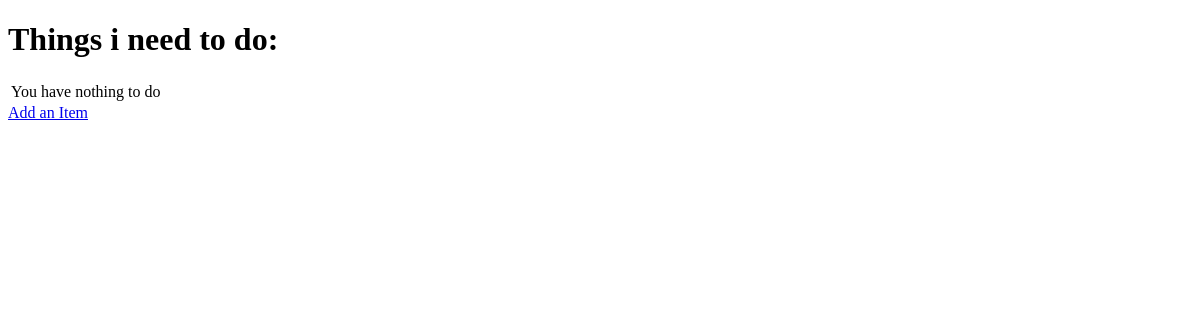
/, run on an earlier commit of the app's database.
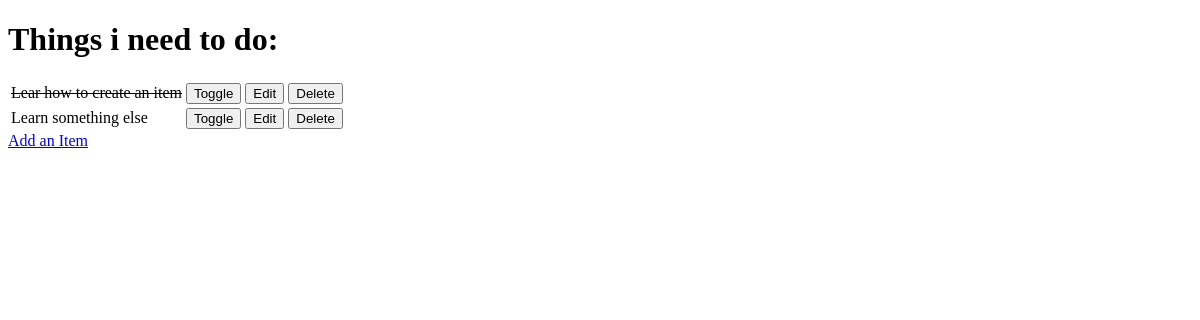
And on a later commit of the database.
### todo/models.py (models this page shows, shortened)
class Item(models.Model):
    name = models.CharField(max_length=50, null=False, blank=False)
    done = models.BooleanField(null=False, blank=False, default=False)

### todo/views.py (the view)
# urls.py: path('', views.get_todo_list, name='get_todo_list'),
def get_todo_list(request):
    items = Item.objects.all()
    context = {
        'items': items
    }
    return render(request, 'todo/todo_list.html', context)

### todo/templates/todo/todo_list.html (shortened to what this page needs)
<!DOCTYPE html>
<html lang="en">
<head>
</head>
<body>
    <h1>Things i need to do: </h1>
    <table>
        {% for item in items %}
            <tr>
                {% if item.done %}
                    <td><strike>{{ item.name }}</strike></td>
                {% else %}
                    <td>{{ item.name }}</td>
                {% endif %}
                 <td>
                    <a href="/toggle/{{ item.id }}">
                        <button>Toggle</button>
                    </a>
                </td>
                <td>
                    <a href="/edit/{{ item.id }}">
                        <button>Edit</button>
                    </a>
                </td>
                <td>
                    <a href="/delete/{{ item.id }}">
                        <button>Delete</button>
                    </a>
                </td>
            </tr>
            {% empty %}
            <tr><td>You have nothing to do</td></tr>
        {% endfor %}
    </table>
    <a href="/add">Add an Item</a>
</body>
</html>

What changed in the data, as far as the page shows it:
added Item: name "Lear how to create an item"
added Item: name "Learn something else"
Also different on the page:
text no longer shown: "You have nothing to do"
